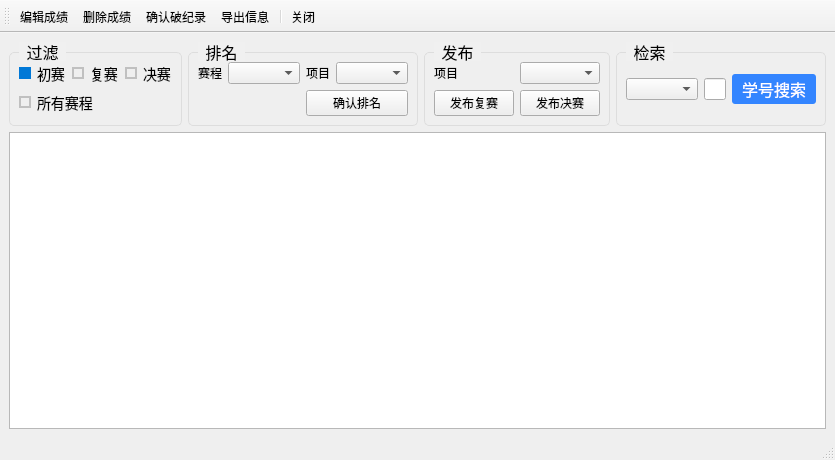
<?xml version="1.0" encoding="UTF-8"?>
<ui version="4.0">
 <class>ResultWindow</class>
 <widget class="QMainWindow" name="ResultWindow">
  <property name="geometry">
   <rect>
    <x>0</x>
    <y>0</y>
    <width>743</width>
    <height>460</height>
   </rect>
  </property>
  <property name="windowTitle">
   <string>MainWindow</string>
  </property>
  <property name="styleSheet">
   <string notr="true"/>
  </property>
  <widget class="QWidget" name="centralwidget">
   <layout class="QGridLayout" name="gridLayout_6">
    <item row="0" column="0">
     <layout class="QGridLayout" name="gridLayout_5">
      <item row="0" column="2">
       <widget class="QGroupBox" name="groupBoxFilter">
        <property name="enabled">
         <bool>true</bool>
        </property>
        <property name="styleSheet">
         <string notr="true">QGroupBox {
    border: 1px solid #ddd;
    border-radius: 5px;
    margin-top: 10px;
    font-size: 16px;
}

QGroupBox::title {
    subcontrol-origin: margin;
    subcontrol-position: top left;
    left: 10px;
    padding: 0 5px;
    background-color: #F0F0F0;
}

QGroupBox::indicator {
    width: 18px;
    height: 18px;
    border: 1px solid #ddd;
    border-radius: 9px;
}

QGroupBox::indicator:checked {
    background-color: #2196f3;
    border-color: #2196f3;
}
</string>
        </property>
        <property name="title">
         <string>发布</string>
        </property>
        <layout class="QGridLayout" name="gridLayout_2">
         <item row="0" column="1">
          <widget class="QComboBox" name="comboEventsPublish">
           <property name="styleSheet">
            <string notr="true"/>
           </property>
          </widget>
         </item>
         <item row="1" column="1">
          <widget class="QPushButton" name="BtnF">
           <property name="text">
            <string>发布决赛</string>
           </property>
          </widget>
         </item>
         <item row="0" column="0">
          <widget class="QLabel" name="label_2">
           <property name="text">
            <string>项目</string>
           </property>
          </widget>
         </item>
         <item row="1" column="0">
          <widget class="QPushButton" name="BtnR">
           <property name="text">
            <string>发布复赛</string>
           </property>
          </widget>
         </item>
        </layout>
       </widget>
      </item>
      <item row="0" column="0">
       <widget class="QGroupBox" name="groupBox">
        <property name="styleSheet">
         <string notr="true">QGroupBox {
    border: 1px solid #ddd;
    border-radius: 5px;
    margin-top: 10px;
    font-size: 16px;
}

QGroupBox::title {
    subcontrol-origin: margin;
    subcontrol-position: top left;
    left: 10px;
    padding: 0 5px;
    background-color: #F0F0F0;
}

QGroupBox::indicator {
    width: 18px;
    height: 18px;
    border: 1px solid #ddd;
    border-radius: 9px;
}

QGroupBox::indicator:checked {
    background-color: #2196f3;
    border-color: #2196f3;
}
</string>
        </property>
        <property name="title">
         <string>过滤</string>
        </property>
        <layout class="QGridLayout" name="gridLayout">
         <item row="0" column="1">
          <widget class="QRadioButton" name="rBtnR">
           <property name="styleSheet">
            <string notr="true">QRadioButton {
    font-size: 14px;
}

QRadioButton::indicator {
    width: 8px;
    height: 8px;
    border-radius: 50%;
    border: 2px solid #C0C0C0;
}

QRadioButton::indicator:checked {
    border-color: #0078D7;
    background-color: #0078D7;
}

QRadioButton::indicator:hover {
    border-color: #0078D7;
}

QRadioButton::indicator:checked:hover {
    background-color: #0078D7;
}
</string>
           </property>
           <property name="text">
            <string>复赛</string>
           </property>
          </widget>
         </item>
         <item row="0" column="0">
          <widget class="QRadioButton" name="rBtnP">
           <property name="styleSheet">
            <string notr="true">QRadioButton {
    font-size: 14px;
}

QRadioButton::indicator {
    width: 8px;
    height: 8px;
    border-radius: 50%;
    border: 2px solid #C0C0C0;
}

QRadioButton::indicator:checked {
    border-color: #0078D7;
    background-color: #0078D7;
}

QRadioButton::indicator:hover {
    border-color: #0078D7;
}

QRadioButton::indicator:checked:hover {
    background-color: #0078D7;
}
</string>
           </property>
           <property name="text">
            <string>初赛</string>
           </property>
           <property name="checked">
            <bool>true</bool>
           </property>
          </widget>
         </item>
         <item row="0" column="2">
          <widget class="QRadioButton" name="rBtnF">
           <property name="styleSheet">
            <string notr="true">QRadioButton {
    font-size: 14px;
}

QRadioButton::indicator {
    width: 8px;
    height: 8px;
    border-radius: 50%;
    border: 2px solid #C0C0C0;
}

QRadioButton::indicator:checked {
    border-color: #0078D7;
    background-color: #0078D7;
}

QRadioButton::indicator:hover {
    border-color: #0078D7;
}

QRadioButton::indicator:checked:hover {
    background-color: #0078D7;
}
</string>
           </property>
           <property name="text">
            <string>决赛</string>
           </property>
          </widget>
         </item>
         <item row="1" column="0" colspan="2">
          <widget class="QRadioButton" name="rBtnAll">
           <property name="styleSheet">
            <string notr="true">QRadioButton {
    font-size: 14px;
}

QRadioButton::indicator {
    width: 8px;
    height: 8px;
    border-radius: 50%;
    border: 2px solid #C0C0C0;
}

QRadioButton::indicator:checked {
    border-color: #0078D7;
    background-color: #0078D7;
}

QRadioButton::indicator:hover {
    border-color: #0078D7;
}

QRadioButton::indicator:checked:hover {
    background-color: #0078D7;
}
</string>
           </property>
           <property name="text">
            <string>所有赛程</string>
           </property>
          </widget>
         </item>
        </layout>
       </widget>
      </item>
      <item row="0" column="3">
       <widget class="QGroupBox" name="groupBoxSearch">
        <property name="enabled">
         <bool>true</bool>
        </property>
        <property name="styleSheet">
         <string notr="true">QGroupBox {
    border: 1px solid #ddd;
    border-radius: 5px;
    margin-top: 10px;
    font-size: 16px;
}

QGroupBox::title {
    subcontrol-origin: margin;
    subcontrol-position: top left;
    left: 10px;
    padding: 0 5px;
    background-color: #F0F0F0;
}

QGroupBox::indicator {
    width: 18px;
    height: 18px;
    border: 1px solid #ddd;
    border-radius: 9px;
}

QGroupBox::indicator:checked {
    background-color: #2196f3;
    border-color: #2196f3;
}
</string>
        </property>
        <property name="title">
         <string>检索</string>
        </property>
        <layout class="QGridLayout" name="gridLayout_3">
         <item row="0" column="3">
          <widget class="QPushButton" name="btnSearch">
           <property name="styleSheet">
            <string notr="true">QPushButton {
    background-color: #3385ff;
    border: none;
    color: #fff;
    padding: 3px 10px;
    border-radius: 3px;
    font-size: 16px;
}

QPushButton:hover {
    background-color: #2d78f4;
}
</string>
           </property>
           <property name="text">
            <string>学号搜索</string>
           </property>
          </widget>
         </item>
         <item row="0" column="2">
          <widget class="QLineEdit" name="editStudentID"/>
         </item>
         <item row="0" column="1">
          <widget class="QComboBox" name="comboEventsID">
           <property name="styleSheet">
            <string notr="true">min-width: 3em;</string>
           </property>
          </widget>
         </item>
        </layout>
       </widget>
      </item>
      <item row="0" column="1">
       <widget class="QGroupBox" name="groupBoxSort">
        <property name="enabled">
         <bool>true</bool>
        </property>
        <property name="styleSheet">
         <string notr="true">QGroupBox {
    border: 1px solid #ddd;
    border-radius: 5px;
    margin-top: 10px;
    font-size: 16px;
}

QGroupBox::title {
    subcontrol-origin: margin;
    subcontrol-position: top left;
    left: 10px;
    padding: 0 5px;
    background-color: #F0F0F0;
}

QGroupBox::indicator {
    width: 18px;
    height: 18px;
    border: 1px solid #ddd;
    border-radius: 9px;
}

QGroupBox::indicator:checked {
    background-color: #2196f3;
    border-color: #2196f3;
}
</string>
        </property>
        <property name="title">
         <string>排名</string>
        </property>
        <property name="checkable">
         <bool>false</bool>
        </property>
        <layout class="QGridLayout" name="gridLayout_4">
         <item row="0" column="1">
          <widget class="QComboBox" name="comboStatus">
           <property name="styleSheet">
            <string notr="true">min-width: 3em;</string>
           </property>
          </widget>
         </item>
         <item row="0" column="0">
          <widget class="QLabel" name="label_3">
           <property name="text">
            <string>赛程</string>
           </property>
          </widget>
         </item>
         <item row="0" column="2">
          <widget class="QLabel" name="label">
           <property name="text">
            <string>项目</string>
           </property>
          </widget>
         </item>
         <item row="0" column="3">
          <widget class="QComboBox" name="comboEventsRank">
           <property name="styleSheet">
            <string notr="true">min-width: 3em;</string>
           </property>
          </widget>
         </item>
         <item row="1" column="2" colspan="2">
          <widget class="QPushButton" name="BtnRank">
           <property name="text">
            <string>确认排名</string>
           </property>
          </widget>
         </item>
        </layout>
       </widget>
      </item>
     </layout>
    </item>
    <item row="1" column="0">
     <widget class="QTableView" name="tableView"/>
    </item>
   </layout>
  </widget>
  <widget class="QMenuBar" name="menubar">
   <property name="geometry">
    <rect>
     <x>0</x>
     <y>0</y>
     <width>743</width>
     <height>21</height>
    </rect>
   </property>
  </widget>
  <widget class="QStatusBar" name="statusbar"/>
  <widget class="QToolBar" name="toolBar">
   <property name="windowTitle">
    <string>toolBar</string>
   </property>
   <property name="toolButtonStyle">
    <enum>Qt::ToolButtonTextBesideIcon</enum>
   </property>
   <attribute name="toolBarArea">
    <enum>TopToolBarArea</enum>
   </attribute>
   <attribute name="toolBarBreak">
    <bool>false</bool>
   </attribute>
   <addaction name="actEditResult"/>
   <addaction name="actDeleteResult"/>
   <addaction name="actCheckNewRecord"/>
   <addaction name="actExportResult"/>
   <addaction name="separator"/>
   <addaction name="actClose"/>
  </widget>
  <action name="actEditResult">
   <property name="icon">
    <iconset resource="images.qrc">
     <normaloff>:/icons/images/124.bmp</normaloff>:/icons/images/124.bmp</iconset>
   </property>
   <property name="text">
    <string>编辑成绩</string>
   </property>
   <property name="toolTip">
    <string>编辑成绩</string>
   </property>
  </action>
  <action name="actExportResult">
   <property name="icon">
    <iconset resource="images.qrc">
     <normaloff>:/icons/images/Excel.ico</normaloff>:/icons/images/Excel.ico</iconset>
   </property>
   <property name="text">
    <string>导出信息</string>
   </property>
   <property name="toolTip">
    <string>导出成绩信息</string>
   </property>
  </action>
  <action name="actClose">
   <property name="icon">
    <iconset resource="images.qrc">
     <normaloff>:/icons/images/706.bmp</normaloff>:/icons/images/706.bmp</iconset>
   </property>
   <property name="text">
    <string>关闭</string>
   </property>
   <property name="toolTip">
    <string>关闭</string>
   </property>
  </action>
  <action name="actCheckNewRecord">
   <property name="icon">
    <iconset resource="images.qrc">
     <normaloff>:/icons/images/103.bmp</normaloff>:/icons/images/103.bmp</iconset>
   </property>
   <property name="text">
    <string>确认破纪录</string>
   </property>
   <property name="toolTip">
    <string>确认破纪录</string>
   </property>
  </action>
  <action name="actDeleteResult">
   <property name="icon">
    <iconset resource="images.qrc">
     <normaloff>:/icons/images/324.bmp</normaloff>:/icons/images/324.bmp</iconset>
   </property>
   <property name="text">
    <string>删除成绩</string>
   </property>
   <property name="toolTip">
    <string>删除成绩</string>
   </property>
  </action>
 </widget>
 <resources>
  <include location="images.qrc"/>
 </resources>
 <connections>
  <connection>
   <sender>actClose</sender>
   <signal>triggered()</signal>
   <receiver>ResultWindow</receiver>
   <slot>close()</slot>
   <hints>
    <hint type="sourcelabel">
     <x>-1</x>
     <y>-1</y>
    </hint>
    <hint type="destinationlabel">
     <x>399</x>
     <y>299</y>
    </hint>
   </hints>
  </connection>
 </connections>
</ui>
